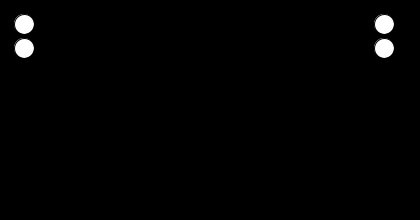
Frame 1 (no input)
Frame 60 (the mouse pressed at the canvas centre just before this capture): identical to frame 1, image omitted
Frame 120 (the mouse held since frame 60 and released just before this capture): identical to frame 1, image omitted

The Processing sketch that drew this single still picture (run headless with seeded random() and noise(); from frame 60 on, the mouse is pressed at the canvas centre):

// Processing sketch: PongMatrix
// ── PongMatrix.pde
/*
  8x8 LED matrix pong
 for Processing
 
 This example draws a pong game.  Left paddle is controlled by 'a' and 'z'.
 Right paddle is controlled by 'l' and','.
 
 created 1 Apr 2009
 by Tom Igoe
 
 This was based on an Arduino mega example. 
 */

// define the edges of the screen:
int LEFT = 0;
int RIGHT = 15;
int TOP = 0;
int BOTTOM = 7;

int HIGH = 0;
int LOW = 255; 

int pixels[][] = new int[16][8];            // 2-dimensional array of pixels


int ballX = 8;               // X position of the ball 
int ballY = 4;               // Y position of the ball
int ballDirectionY = 1;      // X direction of the ball
int ballDirectionX = 1;      // Y direction of the ball

int rightPaddleY = 0;        // X position of the center of the right paddle
int leftPaddleY = 0;         // Y position of the center of the right paddle

long timeStamp = 0;          // time stamp to control the pauses between ball moves
long interval = 120;         // interval between ball moves, in milliseconds
boolean gamePaused = false;  // state of the game

void setup() {
  // initialize the I/O pins as outputs:
  size(420, 220);
  smooth();
  frameRate(30);

  // initialize the pixel matrix:
  for (int x = 0; x < 16; x++) {
    for (int y = 0; y < 8; y++) {
      pixels[x][y] = HIGH;
    }
  }
}

void draw() {
  // read input:
  readSensors();
  // move the ball:
  if (gamePaused) {
    if (millis() - timeStamp > interval*10) {
      // if enough time has passed, start the game again:
      gamePaused = false;
    }
  } 
  // if the game isn't paused, and enough time between ball moves
  // has passed, move the ball and update the timestamp:
  else {
    if (millis() - timeStamp > interval) {
      moveBall();
      timeStamp = millis();
    }
  }
  // draw the screen:
  refreshScreen();
}

void readSensors() {
  // set the  left paddle to off:
  setPaddle(LEFT, leftPaddleY, HIGH);
  // set the right paddle to off:
  setPaddle(RIGHT, rightPaddleY, HIGH);

  // read the keyboard for X and Y values:
  if (keyPressed) {
    keyRead();
  }

  // set the  left paddle to on:
  setPaddle(LEFT, leftPaddleY, LOW);
  // set the right paddle to on:
  setPaddle(RIGHT, rightPaddleY, LOW);
}

void setPaddle(int paddleX, int paddleY, int state) {
  // set the last right paddle to on:
  pixels[paddleX][paddleY] = state;
  // set the bottom pixel of the paddle:
  if (paddleY < BOTTOM) {
    pixels[paddleX][paddleY+1] = state;    
  }

  // set the top pixel of the paddle:
  if (paddleY > TOP) {
    pixels[paddleX][paddleY-1] = state;    
  }
}

void moveBall() {
  // check to see if the ball is in the horizontal range 
  // of the paddles:

  // right:
  if (ballX >= RIGHT - 1) {
    // if the ball's next Y position is between 
    // the top and bottom of the paddle, reverse its  X direction:
    if ((ballY + ballDirectionY >= rightPaddleY - 1) 
      && (ballY + ballDirectionY <= rightPaddleY +1)) {
      // reverse the ball horizontal direction:
      ballDirectionX = -ballDirectionX; 
    }
  }

  // left:
  if (ballX <= LEFT + 1) {
    // if the ball's next Y position is between 
    // the top and bottom of the paddle, reverse its  X direction:
    if ((ballY + ballDirectionY >= leftPaddleY -1 ) 
      && (ballY + ballDirectionY <= leftPaddleY +1 )) {
      // reverse the ball horizontal direction:
      ballDirectionX = -ballDirectionX;  
    }
  }

  // if the ball goes off the screen bottom,
  // reverse its Y direction:
  if (ballY == BOTTOM) {
    ballDirectionY = -ballDirectionY;
  }
  // if the ball goes off the screen top, 
  // reverse its X direction:
  if (ballY == TOP) {
    ballDirectionY = -ballDirectionY;
  }

  // clear the ball's previous position:
  pixels[ballX][ballY] = HIGH;

  // if the ball goes off the screen left or right:
  if ((ballX == LEFT) || (ballX == RIGHT)) {
    // reset the ball:
    ballX = 8;
    ballY = 4;
    // pause  and note the time you paused:
    gamePaused = true;
    timeStamp = millis();
  }
  // increment the ball's position in both directions:
  ballX = ballX + ballDirectionX;
  ballY = ballY + ballDirectionY;

  // if the game isn't paused, set the ball
  // in its new position:
  if (!gamePaused) {
    // set the new position:
    pixels[ballX][ballY] = LOW; 
  }
}


void refreshScreen() {
  // make the screen black:
  background(0);
  // iterate over the buffer array:
  for (int x = 0; x < 16; x++) {
    // determine the circle's X position onscreen:
    int circleX = (x + 1) * 24;
    for (int y = 0; y < 8; y++) {
      // determine the circle's Y position onscreen:
      int  circleY = (y + 1) * 24;
      // get the color of the circle from the buffer array:
      fill(pixels[x][y]);
      // draw the circle:
      ellipse(circleX, circleY, 20, 20);
    }
  }
}

void keyRead() {
  switch (key) {
  case 'z': // right down
    if (leftPaddleY < BOTTOM) {
      leftPaddleY++;
    }
    break;
  case 'a': // right up
    if (leftPaddleY > TOP) {
      leftPaddleY--;
    }
    break;
  case ',': // left down
    if (rightPaddleY < BOTTOM) {
      rightPaddleY++;
    }
    break;
  case 'l': // left up
    if (rightPaddleY > TOP) {
      rightPaddleY--;
    }
    break;

  } 
}
